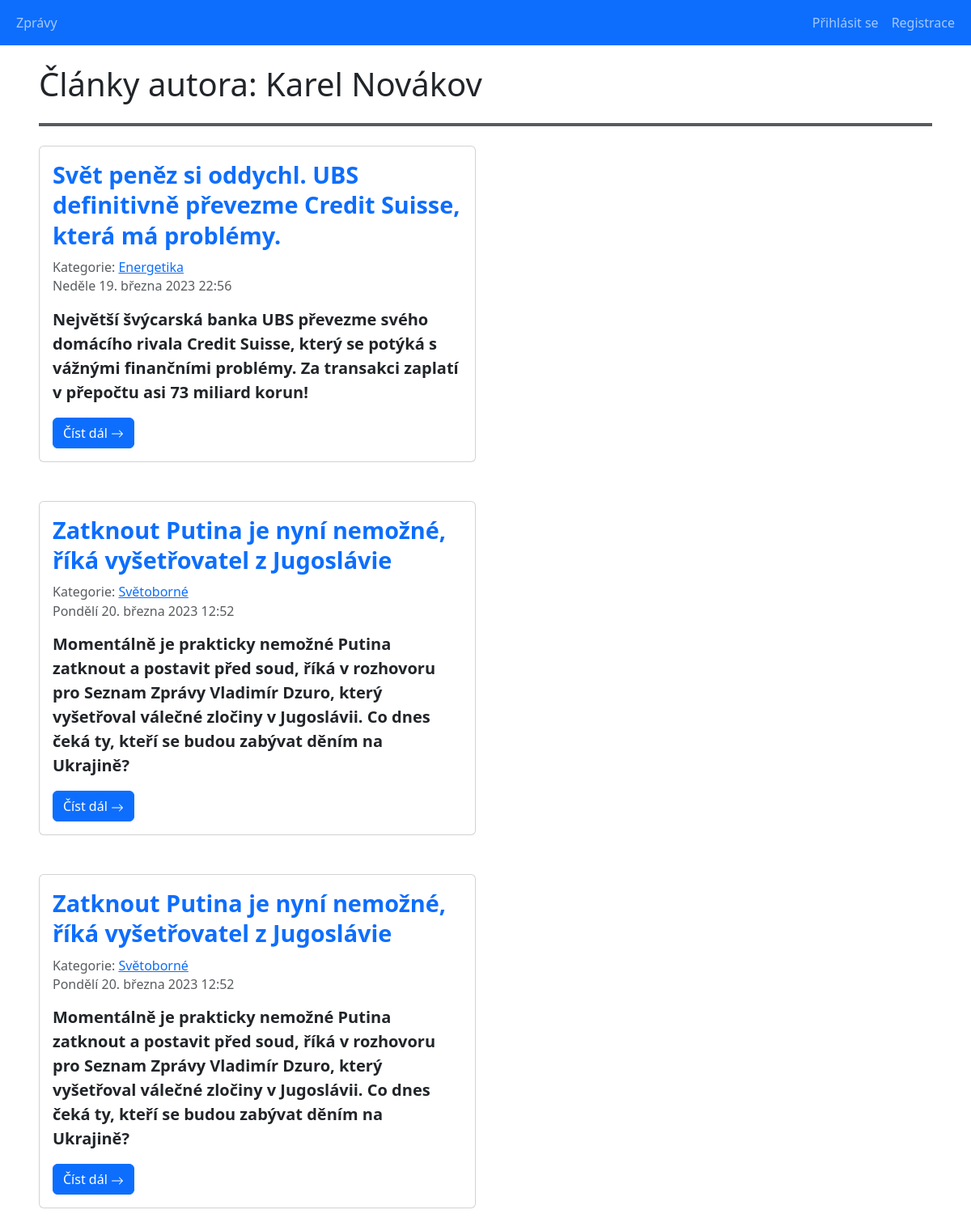
Page /main_projekt/authors_detail.php?id=1 on the earlier database version.
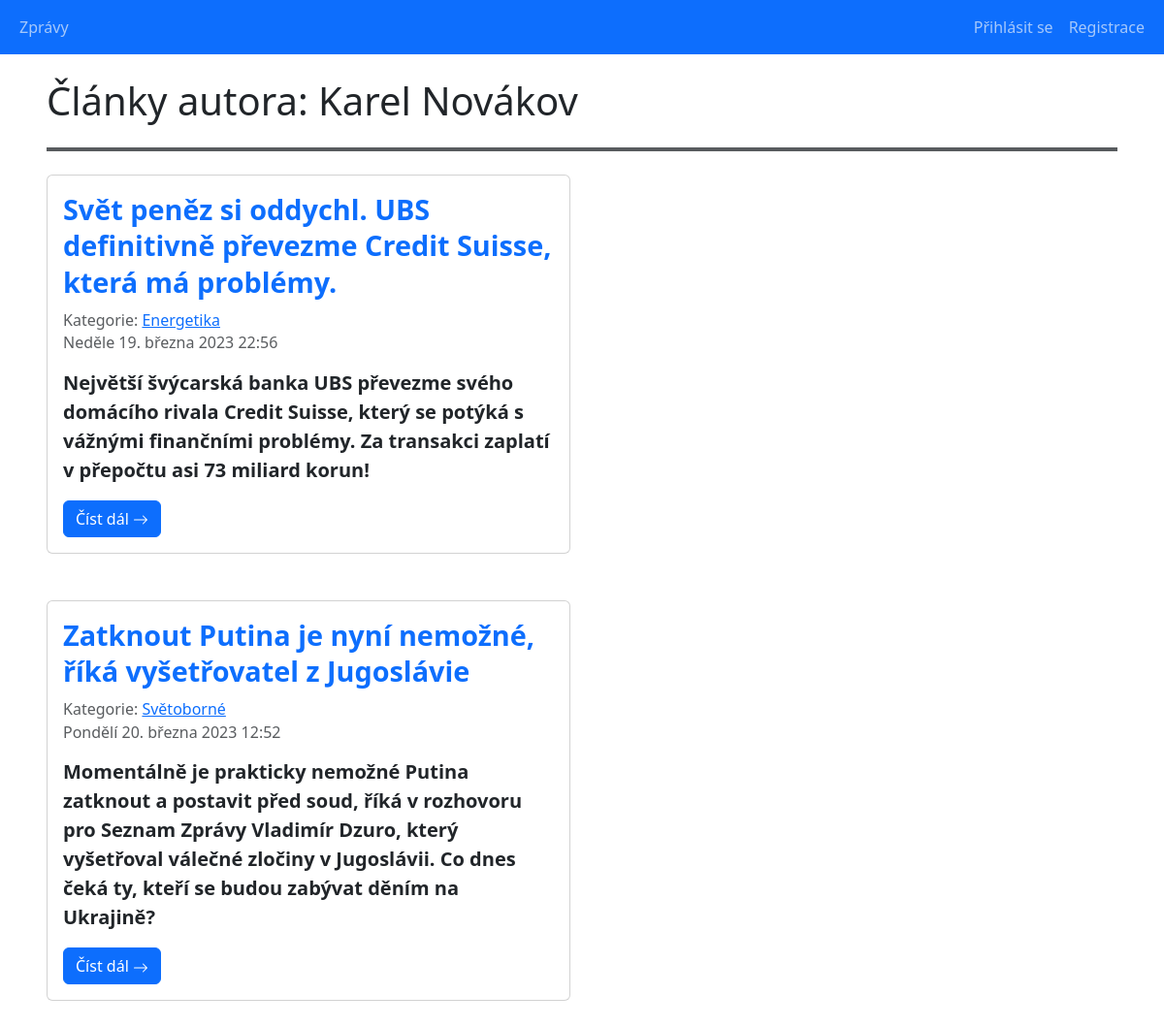
Same page on the later database version.
### tables this page shows
CREATE TABLE `articles` (
  `id` int(10) UNSIGNED NOT NULL,
  `introduction` text DEFAULT NULL,
  `content` text DEFAULT NULL,
  `title` text DEFAULT NULL,
  `author_id` int(10) UNSIGNED NOT NULL,
  `category_id` int(10) UNSIGNED NOT NULL,
  `created_at` datetime NOT NULL DEFAULT current_timestamp(),
  `is_published` tinyint(1) NOT NULL DEFAULT 0 COMMENT 'Zveřejněný/Nezveřejněný'
);

CREATE TABLE `categories` (
  `id` int(10) UNSIGNED NOT NULL,
  `category_name` varchar(50) NOT NULL
);

### main_projekt/classes/Database.php (called while the page is built, shortened)
<?php
class Database
{
    public function __construct()
    {
        $this->conn = new PDO(self::DSN, self::USERNAME, self::PASSWORD, [
            PDO::ATTR_ERRMODE => PDO::ERRMODE_EXCEPTION,
        ]);
        $this->conn->query('SET NAMES utf8');
    }
}

### main_projekt/classes/DateUtils.php (called while the page is built)
<?php
class DateUtils {
    public static function DatumCesky(string $date): string
    {
        $englishDate = (new Datetime($date))->format('l d. F Y H:i');
        $men = [
            'January', 'February', 'March', 'April', 'May',
            'June', 'July', 'August', 'September', 'October',
            'November', 'December'
        ];
        $mcz = [
            'ledna', 'února', 'března', 'dubna', 'května',
            'června', 'července', 'srpna', 'září', 'října',
            'listopadu', 'prosince'
        ];
        $englishDate = str_replace($men, $mcz, $englishDate);
        $den = [
            'Monday', 'Tuesday', 'Wednesday', 'Thursday',
            'Friday', 'Saturday', 'Sunday'
        ];
        $dcz = [
            'Pondělí', 'Úterý', 'Středa', 'Čtvrtek',
            'Pátek', 'Sobota', 'Neděle'
        ];
        return str_replace($den, $dcz, $englishDate);
    }
}

### main_projekt/authors_detail.php (the view, shortened to what this page needs)
<?php
require_once 'classes/Database.php';
require_once 'classes/DateUtils.php';
$db = new Database();
if (isset($_GET['id']) && is_numeric($_GET['id'])) {
    $sql = 'SELECT * from authors where id = :id';
    $stmt = $db->conn->prepare($sql);
    $stmt->execute([
        ':id' => $_GET['id'],
    ]);
    $author = $stmt->fetch(PDO::FETCH_ASSOC);
    $sql = 'SELECT a.*, c.id as cat_id, c.category_name from articles a
            left join categories c on a.category_id = c.id
            where a.is_published = 1 and a.author_id = :author_id';
    $stmt = $db->conn->prepare($sql);
    $stmt->execute([
        ':author_id' => $_GET['id'],
    ]);
    $articles = $stmt->fetchAll(PDO::FETCH_ASSOC);
}
else {
    header('Location: authors_list.php');
    die();
}
?>
<!doctype html>
<html lang="cs">
<head>
    <link rel="stylesheet" href="./bootstrap/css/bootstrap.min.css">
    <link rel="stylesheet" href="./styles/index.css">
</head>
<body>
<?php include_once 'reusable_components/navbar.php'; ?>
<div class="container-fluid px-5">
    <h1 class="mb-4">Články autora: <?= $author['name'].' '.$author['surname'] ?></h1>
    <hr class="border border-dark border-2 opacity-75 mb-4">
    <div class="row flex-column">
        <div class="col-sm-9 col-lg-6">
            <?php if(empty($articles)): ?>
                <h2>Žádné veřejně dostupné články</h2>
            <?php else: ?>
                <?php foreach ($articles as $article): ?>
                    <div class="card mb-5">
                        <div class="card-body">
                            <h5 class="card-title ar_title mb-3">
                                <a href="articles_detail.php?article_id=<?= $article['id'] ?>">
                                    <?= $article['title'] ?>
                                </a>
                            </h5>
                            <h6 class="card-subtitle mb-2 text-muted">
                                Kategorie:
                                <a href="categories_detail.php?id=<?= $article['cat_id'] ?>"><?= $article['category_name'] ?></a>
                            </h6>
                            <h6 class="card-subtitle mb-3 text-muted">
                                <time>
                                    <?= DateUtils::DatumCesky($article['created_at']) ?>
                                </time>
                            </h6>
                            <p class="card-text mb-3 fw-semibold fs-5">
                                <?= $article['introduction'] ?>
                            </p>
                            <a href="articles_detail.php?article_id=<?= $article['id'] ?>" class="card-link btn btn-primary">Číst dál
                                <svg xmlns="http://www.w3.org/2000/svg" width="16" height="16" fill="currentColor" class="bi bi-arrow-right" viewBox="0 0 16 16">
                                    <path fill-rule="evenodd" d="M1 8a.5.5 0 0 1 .5-.5h11.793l-3.147-3.146a.5.5 0 0 1 .708-.708l4 4a.5.5 0 0 1 0 .708l-4 4a.5.5 0 0 1-.708-.708L13.293 8.5H1.5A.5.5 0 0 1 1 8z"/>
                                </svg>
                            </a>
                        </div>
                    </div>
                <?php endforeach; ?>
            <?php endif; ?>
        </div>
    </div>
</div>
</body>
</html>

Differences in the rows shown:
removed articles: title "Zatknout Putina je nyní nemožné, říká vyšetřovatel z Jugoslávie", category.category_name "Světoborné", created_at "Pondělí 20. března 2023 12:52", introduction "Momentálně je prakticky nemožné Putina zatknout a postavit před soud, říká v rozhovoru pro Seznam Zprávy Vladimír Dzuro, který vyšetřoval válečné zločiny v Jugoslávii. Co dnes čeká ty, kteří se budou zabývat děním na Ukrajině?"
